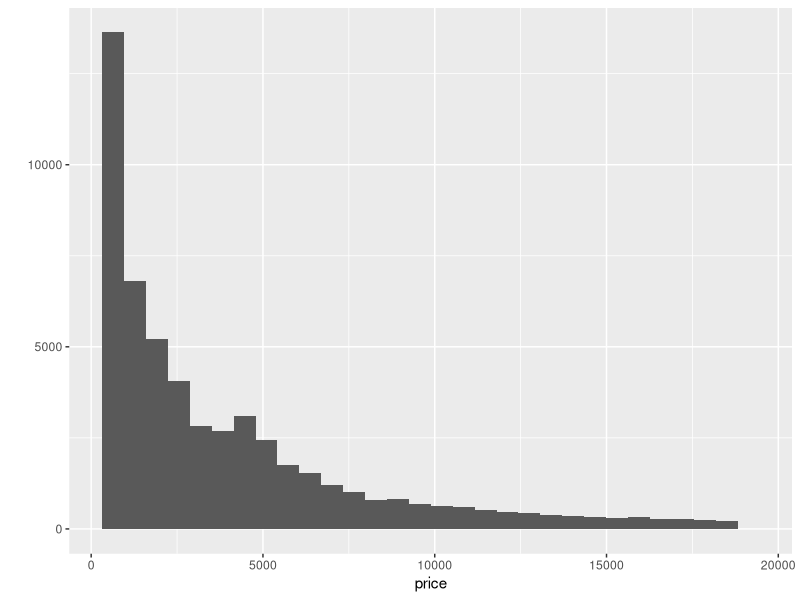
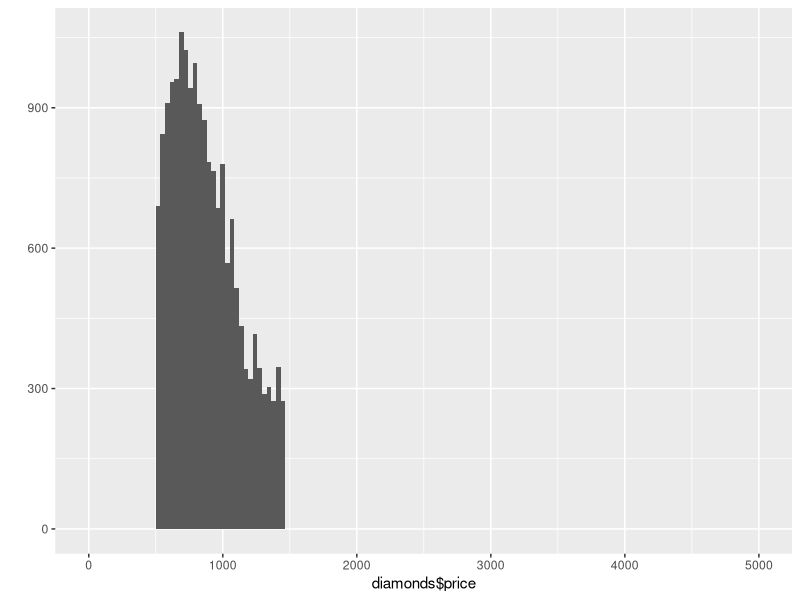
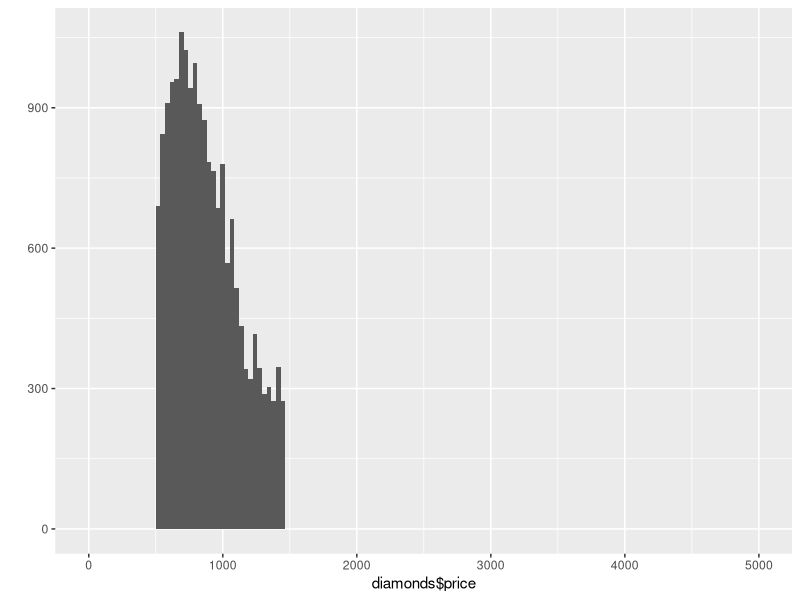
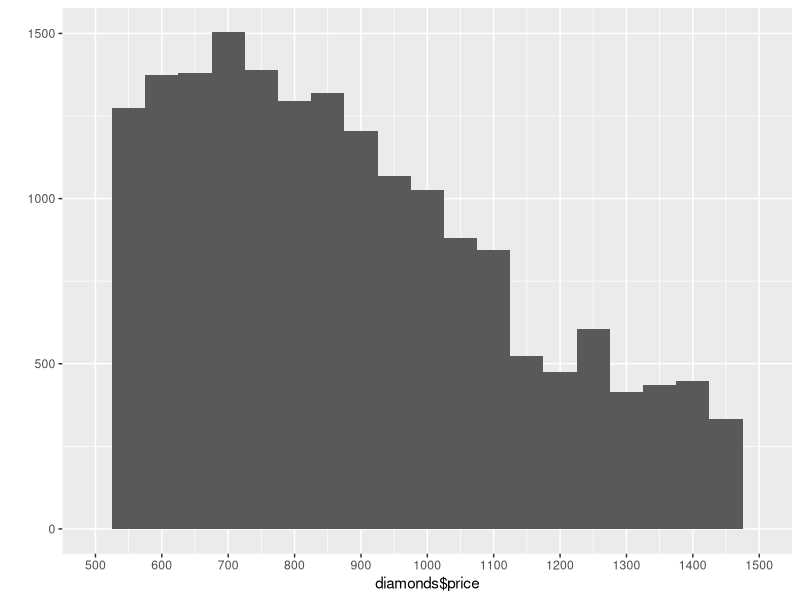
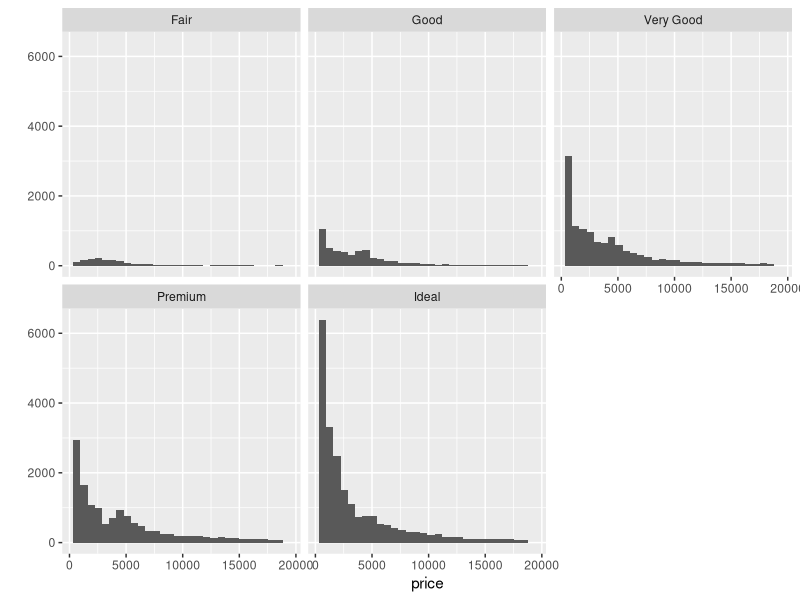
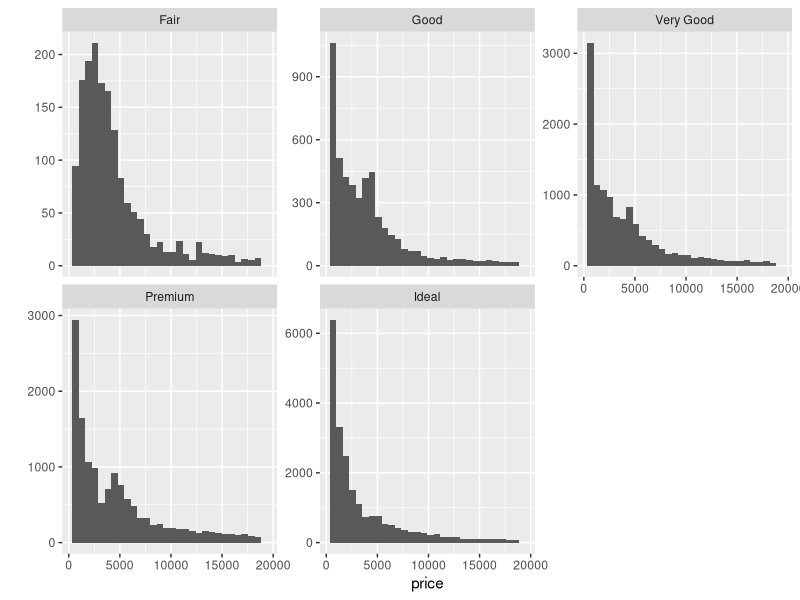
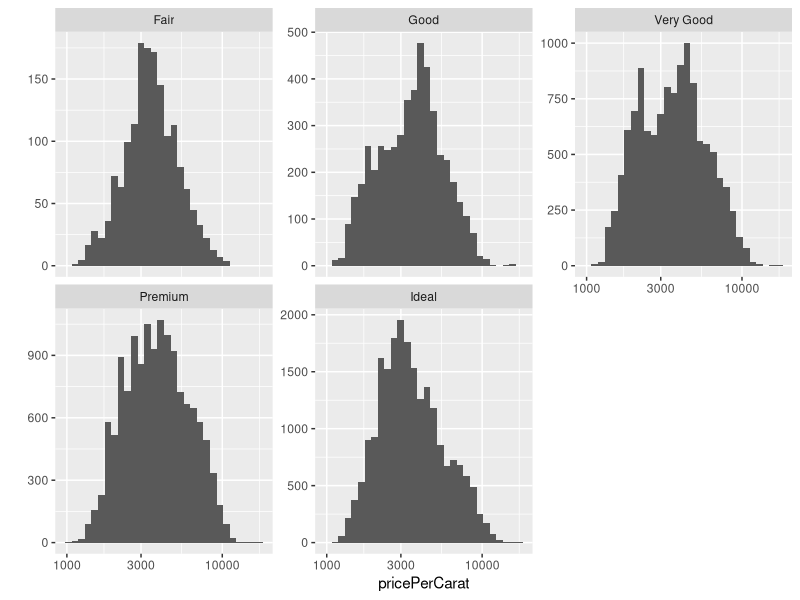
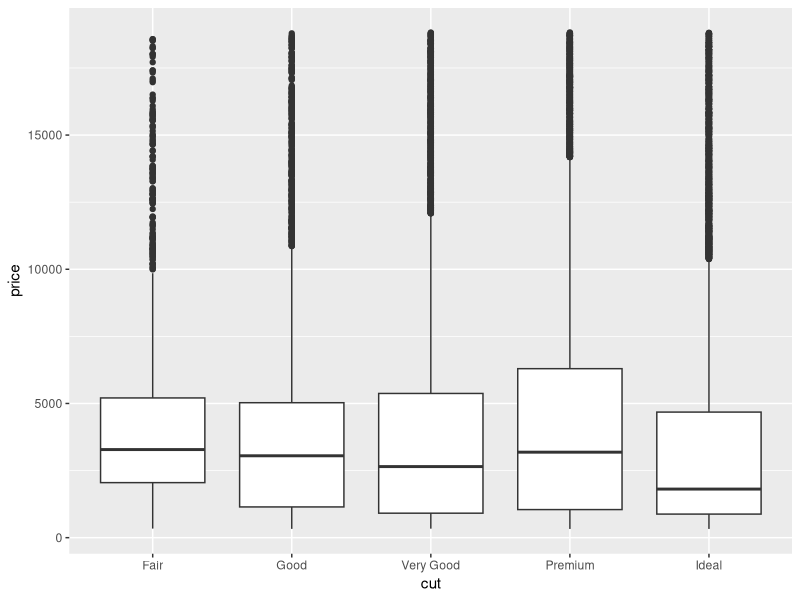

These figures' R source, in order: (Note: this script raises an error after producing the figures.)
## ---- chunk 1
library(ggplot2)
data(diamonds)
nrow(diamonds) # Number of observations
summary(diamonds) # Variables in dataset
?diamonds # Ordered Factors, Best Colour
## ---- chunk 2
qplot(price, data = diamonds)
## ---- chunk 3
summary(diamonds$price)
mean(diamonds$price)
## ---- chunk 4
?subset
nrow(subset(diamonds, price < 500)) # less than 500
nrow(subset(diamonds, price < 250)) # less than 250
nrow(subset(diamonds, price >= 15000)) # more than or equal to 15,000
## ---- chunk 5
hist <- qplot(diamonds$price) +
  coord_cartesian(xlim = c(0, 5000)) # This doesn't change graph only view

hist + scale_x_continuous(limits = c(500, 1500)) # Actually subsets the data
hist + xlim(500, 1500) # Short hand for the same thing

qplot(diamonds$price, binwidth = 50) +
  scale_x_continuous(limits = c(500, 1500), breaks=seq(500,1500,100))
## ---- chunk 6
qplot(price, data = diamonds) + facet_wrap(~cut)
  # had to change qplot to include data, else it doesn't have info on cut
## ---- chunk 7
by(diamonds$price, diamonds$cut, max)
by(diamonds$price, diamonds$cut, min)
by(diamonds$price, diamonds$cut, median)
## ---- chunk 8
qplot(x = price, data = diamonds) + facet_wrap(~cut, scales = "free_y")
## ---- chunk 9
diamonds$pricePerCarat <- diamonds$price / diamonds$carat

qplot(x = pricePerCarat, data = diamonds) +
  facet_wrap(~cut, scales = "free_y") +
  scale_x_log10()
## ---- chunk 10
ggplot(diamonds, aes(x=cut, y=price)) + geom_boxplot()
ggplot(diamonds, aes(x=clarity, y=price)) + geom_boxplot()
ggplot(diamonds, aes(x=color, y=price)) + geom_boxplot()

by(diamonds$price, diamonds$cut, summary)
by(diamonds$price, diamonds$clarity, summary)
by(diamonds$price, diamonds$color, summary)

# I also experimented with a function however x=vir needs to become x=cut and diamonds$vir needs to become diamonds$cut. Unsure of how to do this.
boxNsummary <- function(diamonds, vir){
  reob <- ggplot(diamonds, aes(x=vir, y=price)) + geom_boxplot()
  by(diamonds$price, diamonds$vir, summary)
  return(reob)
  }

boxNsummary(diamonds, cut)
## ---- chunk 11
by(diamonds$price, diamonds$color, summary)
by(diamonds$price, diamonds$color, IQR)
## ---- chunk 12
ggplot(diamonds, aes(x=color, y=pricePerCarat)) + geom_boxplot()
